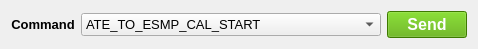
  <widget class="QWidget" name="layoutWidget">
   <property name="geometry">
    <rect>
     <x>12</x>
     <y>76</y>
     <width>456</width>
     <height>29</height>
    </rect>
   </property>
   <layout class="QGridLayout" name="gridLayout_55">
    <item row="0" column="0">
     <layout class="QGridLayout" name="gridLayout_54">
      <item row="0" column="0" alignment="Qt::AlignRight">
       <widget class="QLabel" name="label">
        <property name="maximumSize">
         <size>
          <width>100</width>
          <height>16777215</height>
         </size>
        </property>
        <property name="font">
         <font>
          <family>Arial</family>
          <pointsize>10</pointsize>
          <weight>75</weight>
          <bold>true</bold>
         </font>
        </property>
        <property name="text">
         <string>Command</string>
        </property>
        <property name="alignment">
         <set>Qt::AlignCenter</set>
        </property>
       </widget>
      </item>
      <item row="0" column="1" alignment="Qt::AlignLeft">
       <widget class="QComboBox" name="CB_msg_sel">
        <property name="minimumSize">
         <size>
          <width>300</width>
          <height>0</height>
         </size>
        </property>
        <property name="maximumSize">
         <size>
          <width>150</width>
          <height>16777215</height>
         </size>
        </property>
        <property name="font">
         <font>
          <family>Arial</family>
          <pointsize>10</pointsize>
         </font>
        </property>
        <item>
         <property name="text">
          <string>ATE_TO_ESMP_CAL_START</string>
         </property>
        </item>
        <item>
         <property name="text">
          <string>ATE_TO_ESMP_CAL_STOP</string>
         </property>
        </item>
        <item>
         <property name="text">
          <string>ATE_TO_ESMP_DIRECTED_MODE</string>
         </property>
        </item>
        <item>
         <property name="text">
          <string>ATE_TO_ESMP_DATA_CALIB_EXTERNAL</string>
         </property>
        </item>
        <item>
         <property name="text">
          <string>ATE_TO_ESMP_DATA_CALIB_INTERNAL</string>
         </property>
        </item>
        <item>
         <property name="text">
          <string>ATE_TO_ESMP_NOISE_CALIB</string>
         </property>
        </item>
        <item>
         <property name="text">
          <string>ATE_TO_ESMP_PDW_LOG</string>
         </property>
        </item>
        <item>
         <property name="text">
          <string>ATE_TO_ESMP_START_WARNERRX_CAL</string>
         </property>
        </item>
        <item>
         <property name="text">
          <string>ATE_TO_ESMP_STOP_WARNERRX_CAL</string>
         </property>
        </item>
        <item>
         <property name="text">
          <string>ATE_TO_ESMP_RESTART</string>
         </property>
        </item>
        <item>
         <property name="text">
          <string>ATE_TO_ESMP_ACK_NACK</string>
         </property>
        </item>
       </widget>
      </item>
     </layout>
    </item>
    <item row="0" column="1" alignment="Qt::AlignLeft">
     <widget class="QPushButton" name="PB_Send">
      <property name="font">
       <font>
        <family>Arial</family>
        <pointsize>12</pointsize>
        <weight>75</weight>
        <bold>true</bold>
       </font>
      </property>
      <property name="toolTip">
       <string>Send</string>
      </property>
      <property name="styleSheet">
       <string notr="true">background-color: rgb(78, 234, 0);
background-color: rgb(85, 170, 0);
color: rgb(255, 255, 255);</string>
      </property>
      <property name="text">
       <string>Send</string>
      </property>
     </widget>
    </item>
   </layout>
  </widget>
